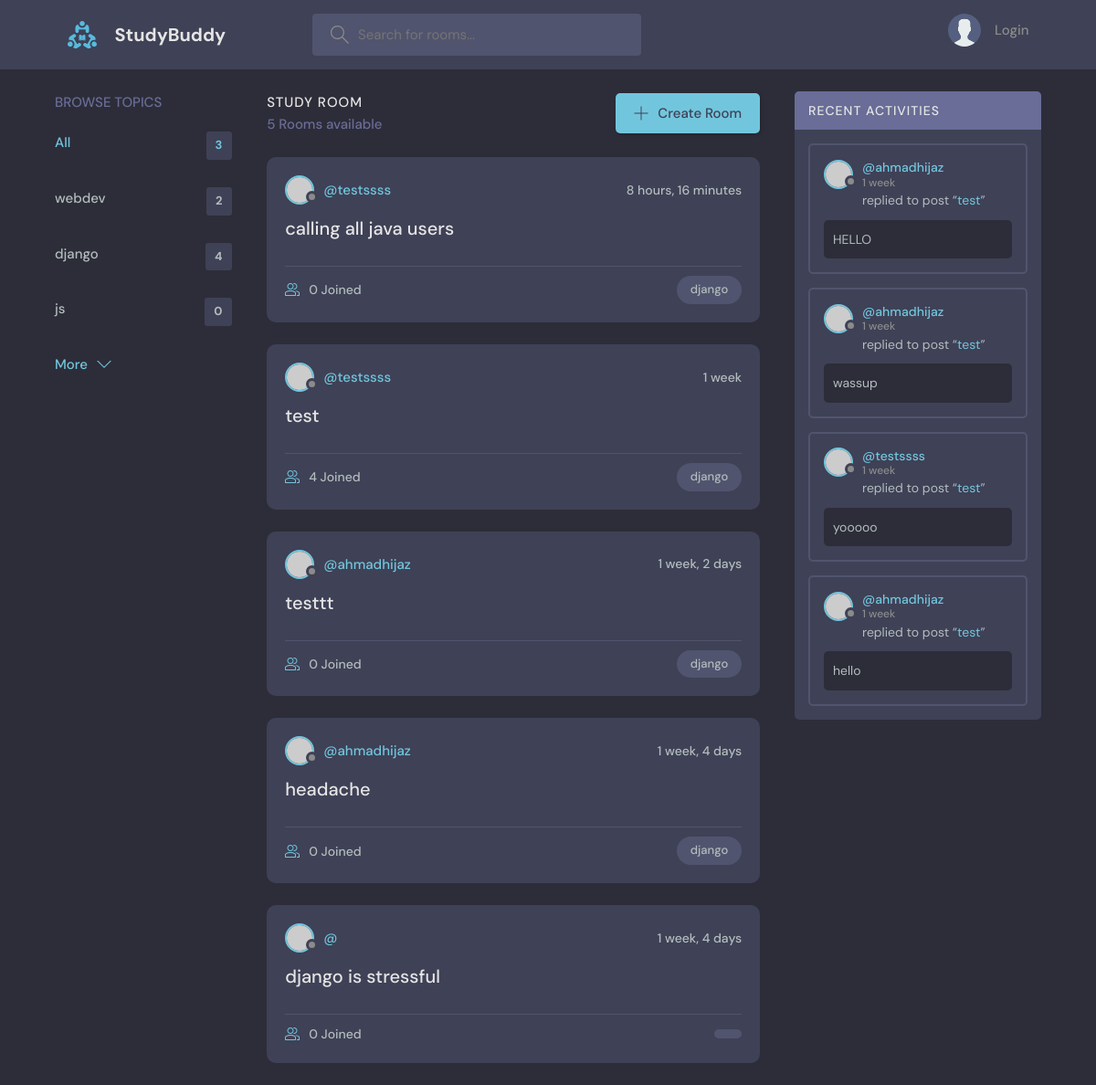
/?q=django, run on the app's committed database.
### base/models.py (models this page shows, shortened)
class Topic(models.Model):
     name = models.CharField(max_length=200)

class Room(models.Model):
     host = models.ForeignKey(User, on_delete=models.SET_NULL, null=True)
     topic = models.ForeignKey(Topic, on_delete=models.SET_NULL, null=True)
     name = models.CharField(max_length=200)
     description = models.TextField(null=True, blank=True)
     participants = models.ManyToManyField(User, related_name='participants', blank=True)
     updated = models.DateTimeField(auto_now=True)
     created = models.DateTimeField(auto_now_add=True)
     class Meta:
          ordering = ['-updated', '-created']
     def __str__(self):
          return self.name

class Message(models.Model):
     user = models.ForeignKey(User, on_delete=models.CASCADE)
     room = models.ForeignKey(Room, on_delete=models.CASCADE)
     body = models.TextField()
     updated = models.DateTimeField(auto_now=True)
     created = models.DateTimeField(auto_now_add=True)
     class Meta:
          ordering = ['-updated', '-created']

### base/views.py (the view)
# urls.py: path('', views.home, name="home"),
def home(request):
    q = request.GET.get('q') if request.GET.get('q') != None else ''
    rooms = Room.objects.filter(
        Q(topic__name__icontains=q) |
        Q(name__icontains=q) |
        Q(description__icontains=q)
        )
    topics = Topic.objects.all()
    room_count = rooms.count()
    room_messages = Message.objects.filter(Q(room__topic__name__icontains=q))
    context = {'rooms': rooms, 'topics': topics,
                'room_count': room_count, 'room_messages':room_messages}
    return render(request, 'base/home.html', context)

### base/templates/base/home.html (shortened to what this page needs)
{% extends 'main.html' %}
{% block content %}
    <main class="layout layout--3">
      <div class="container">
        {% include 'base/topics_component.html' %}
        <div class="roomList">
          <div class="roomList__header">
            <div>
              <h2>Study Room</h2>
              <p>{{room_count}} Rooms available</p>
            </div>
            <a class="btn btn--main" href="{% url 'create-room' %}">
              <svg version="1.1" xmlns="http://www.w3.org/2000/svg" width="32" height="32" viewBox="0 0 32 32">
                <title>add</title>
                <path
                  d="M16.943 0.943h-1.885v14.115h-14.115v1.885h14.115v14.115h1.885v-14.115h14.115v-1.885h-14.115v-14.115z"
                ></path>
              </svg>
              Create Room
            </a>
          </div>
          {% include 'base/feed_component.html' %}
        </div>
        {% include 'base/activity_component.html' %}
      </div>
    </main>
    {% endblock %}

### base/templates/base/topics_component.html
<div class="topics">
    <div class="topics__header">
      <h2>Browse Topics</h2>
    </div>
    <ul class="topics__list">
      <li>
        <a href="{% url 'home'%}" class="active">All <span>{{topics.count}}</span></a>
      </li>
      {% for topic in topics %}
      <li>
        <a href="{% url 'home' %}?q={{topic.name}}">{{topic.name}} <span>{{topic.room_set.all.count}}</span></a>
      </li>
      {% endfor %}
    </ul>
    <a class="btn btn--link" href="topics.html">
      More
      <svg version="1.1" xmlns="http://www.w3.org/2000/svg" width="32" height="32" viewBox="0 0 32 32">
        <title>chevron-down</title>
        <path d="M16 21l-13-13h-3l16 16 16-16h-3l-13 13z"></path>
      </svg>
    </a>
  </div>

### base/templates/base/feed_component.html (shortened to what this page needs)
{% for room in rooms %}
<div class="roomListRoom">
    <div class="roomListRoom__header">
      <a href="{% url 'user-profile' room.host %}" class="roomListRoom__author">
        <div class="avatar avatar--small">
          <img src="https://randomuser.me/api/portraits/women/11.jpg" />
        </div>
        <span>@{{room.host.username}}</span>
      </a>
      <div class="roomListRoom__actions">
        <span>{{room.created|timesince}}</span>
      </div>
    </div>
    <div class="roomListRoom__content">
      <a href="{% url 'room' room.id %}">{{room.name}}</a>
    </div>
    <div class="roomListRoom__meta">
      <a href="{% url 'room' room.id %}" class="roomListRoom__joined">
        {{room.participants.all.count}} Joined
      </a>
      <p class="roomListRoom__topic">{{room.topic.name}}</p>
    </div>
  </div>
  {% endfor %}

### base/templates/base/activity_component.html (shortened to what this page needs)
<div class="activities">
    <div class="activities__header">
      <h2>Recent Activities</h2>
    </div>
    {% for message in room_messages%}
    <div class="activities__box">
      <div class="activities__boxHeader roomListRoom__header">
        <a href="{% url 'user-profile' message.user.id %}" class="roomListRoom__author">
          <div class="avatar avatar--small">
            <img src="https://randomuser.me/api/portraits/women/11.jpg" />
          </div>
          <p>
            @{{message.user}}
            <span>{{message.created|timesince}}</span>
          </p>
        </a>
      </div>
      <div class="activities__boxContent">
        <p>replied to post “<a href="{% url 'room' message.room.id %}">{{message.room}}</a>”</p>
        <div class="activities__boxRoomContent">
          {{message.body}}
        </div>
      </div>
    </div>
    {% endfor %}
  </div>

### data on the page
Topic: name "webdev", room_set.all.count "2"
Topic: name "django", room_set.all.count "4"
Topic: name "js", room_set.all.count "0"
Room: host.username "testssss", created "8 hours, 16 minutes", name "calling all java users", participants.all.count "0", topic.name "django"
Room: host.username "testssss", created "1 week", name "test", participants.all.count "4", topic.name "django"
Room: host.username "ahmadhijaz", created "1 week, 2 days", name "testtt", participants.all.count "0", topic.name "django"
Room: host.username "ahmadhijaz", created "1 week, 4 days", name "headache", participants.all.count "0", topic.name "django"
Room: created "1 week, 4 days", name "django is stressful", participants.all.count "0"
Message: user "ahmadhijaz", created "1 week", room "test", body "HELLO"
Message: user "ahmadhijaz", created "1 week", room "test", body "wassup"
Message: user "testssss", created "1 week", room "test", body "yooooo"
Message: user "ahmadhijaz", created "1 week", room "test", body "hello"

### other printed values
{{ topics.count }} "3"
{{ room_count }} "5"
